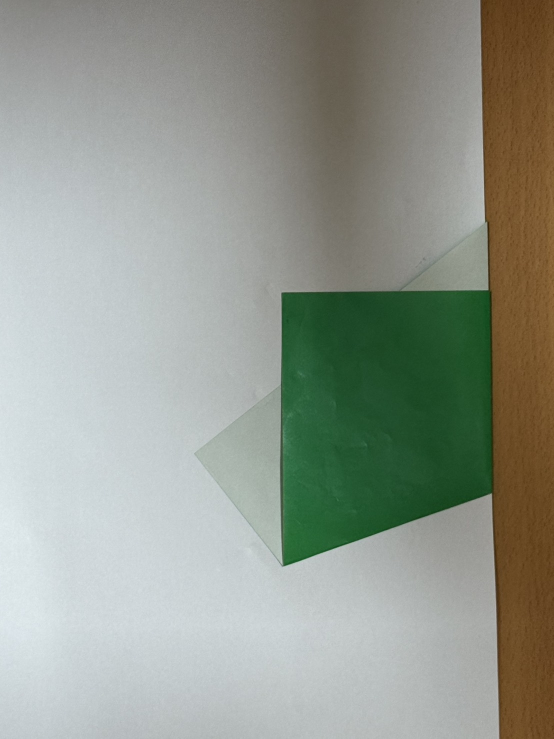
#> input picture summer_vacation/fold_paper_2/img/2.jpg, 1108 x 1477 px, found by its file name (shown at 1/2 size)
$ python PaperDetector_edge.py
#> lines starting #> are read from the running program, lines starting #| are printed output that depends on the picture; after the words box and inside, x2 and y2 are one past the last pixel; in counts of white or black regions, pixels touching at a corner belong together
import cv2
import numpy as np


class PaperDetector_edges:
    def __init__(self, image_path):
        self.image_path = image_path
        self.original = None
        self.result = None
        self.contour = None
        self.paper_region = None

    def detect_paper_by_color(self):
        image = cv2.imread(self.image_path)
#> image is the input picture: shape (1477, 1108, 3); mean B, G, R 142.7, 153.1, 147.6
        if image is None:
            print("無法讀取圖像檔案")
            return None, None, None

        # 轉換為灰度圖像
        gray = cv2.cvtColor(image, cv2.COLOR_BGR2GRAY)
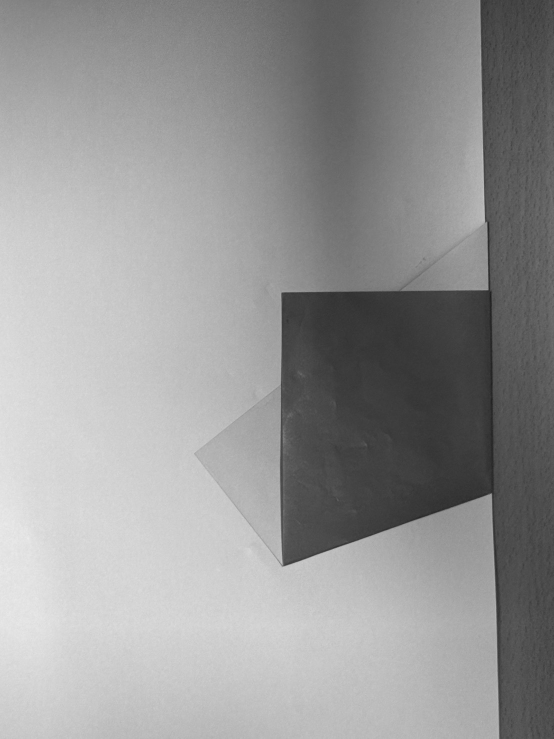
#> gray: shape (1477, 1108) (shown at 1/2 size); min 25, max 236, mean 150.3

        # 高斯模糊降噪
        blurred = cv2.GaussianBlur(gray, (5, 5), 0)

        # Canny邊緣檢測
        edges = cv2.Canny(blurred, 20, 150, apertureSize=3)
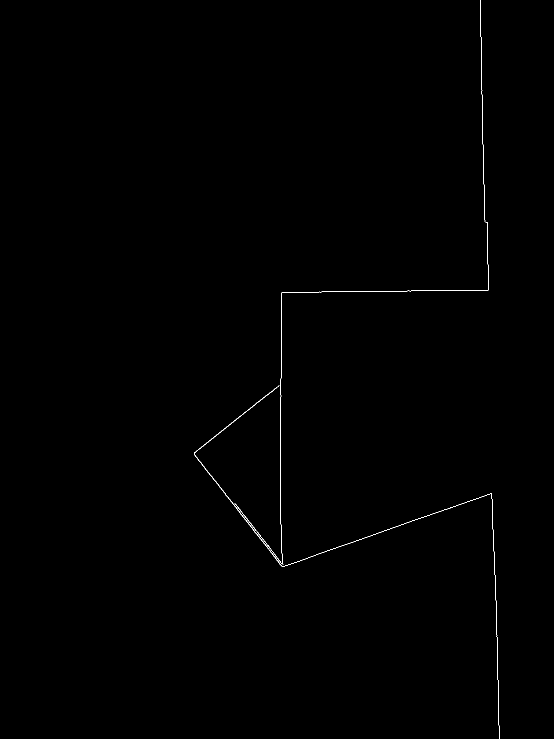
#> edges: shape (1477, 1108) (shown at 1/2 size); 0.2% white in thin lines or dots, all inside (x1, y1, x2, y2) = (388, 0, 999, 1477)

        # 形態學操作來連接斷開的邊緣
        kernel = np.ones((3, 3), np.uint8)
        edges = cv2.morphologyEx(edges, cv2.MORPH_CLOSE, kernel, iterations=2)
        edges = cv2.morphologyEx(edges, cv2.MORPH_DILATE, kernel, iterations=1)
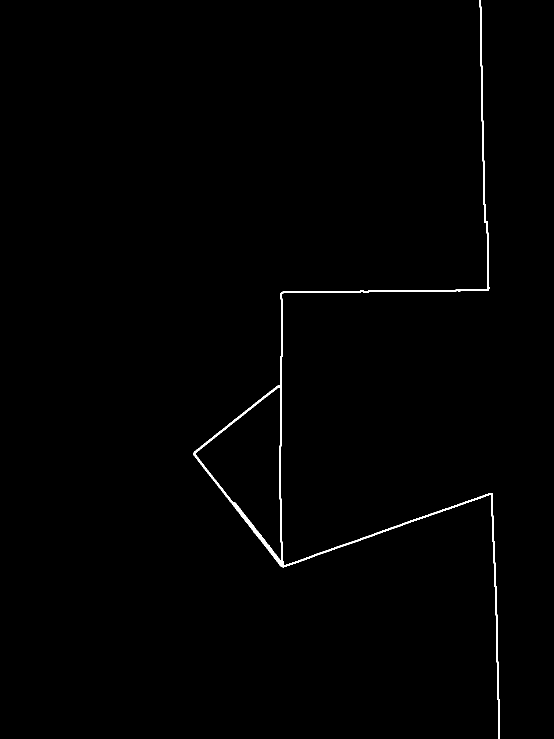
#> edges: shape (1477, 1108) (shown at 1/2 size); 0.63% white; 1 white region

        # cv2.imshow("edges", edges)
        # 尋找輪廓
        contours, _ = cv2.findContours(
            edges, cv2.RETR_EXTERNAL, cv2.CHAIN_APPROX_SIMPLE
        )
#> contours = 1 contour; box (x1, y1, x2, y2) and area: (387, 0, 1000, 1477) 37328

        # 找到最大面積的輪廓作為紙張
        paper_contour = None
        max_area = 0
        for contour in contours:
            area = cv2.contourArea(contour)
            # 設定最小面積閾值，過濾掉太小的輪廓
            if area > 1000:
                if area > max_area:
                    max_area = area
                    paper_contour = contour
#> this loop made 1 pass
#> (area, max_area) on pass 1: (37328.5, 37328.5)
#> after the loop, max_area = 37328.5; paper_contour = contour of 954 points, box (x1, y1, x2, y2) (387, 0, 1000, 1477), area 37328

        if paper_contour is not None:
            # 多邊形近似，簡化輪廓
            epsilon = 0.02 * cv2.arcLength(paper_contour, True)
#> epsilon = 104.5
            paper_contour = cv2.approxPolyDP(paper_contour, epsilon, True)
#> paper_contour = contour of 11 points, box (x1, y1, x2, y2) (387, 0, 1000, 1477), area 69774

        result_image = image.copy()
        # [18 lines of commented-out code are left out]
        self.original = image
        self.result = result_image
        self.contour = paper_contour
#> self.contour has the same summary as paper_contour
        return image, result_image, paper_contour

    def show_results(self):
        if self.original is None or self.paper_region is None:
            print("尚未有檢測結果")
            return
        original = self.original
        result = self.paper_region
        height, width = original.shape[:2]
        if width > 800:
            scale = 800 / width
            new_width = int(width * scale)
            new_height = int(height * scale)
            original_resized = cv2.resize(original, (new_width, new_height))
            # result_resized = cv2.resize(result, (new_width, new_height))
        else:
            original_resized = original
            # result_resized = result
        cv2.imshow("original_resized", original_resized)
        cv2.imshow("result", result)
        # print("按任意鍵關閉視窗...")
        cv2.waitKey(0)
        cv2.destroyAllWindows()

    def extract_paper_region(self):
        if self.original is None or self.contour is None:
            print("無法提取紙張區域")
            return None
        image = self.original
        contour = self.contour
#> contour has the same summary as paper_contour in detect_paper_by_color
        if len(contour) != 4:
            rect = cv2.minAreaRect(contour)
#> rect = ((682, 745.3), (597.9, 1476.5), -1.41)
            box = cv2.boxPoints(rect)
#> box = [[401.3, 1490.7], [365, 14.6], [962.7, -0.0913], [999, 1476]]
            contour = np.intp(box)
#> contour = [[401, 1490], [364, 14], [962, 0], [998, 1476]]
        points = contour.reshape(4, 2)
#> points = [[401, 1490], [364, 14], [962, 0], [998, 1476]]
        rect = np.zeros((4, 2), dtype=np.float32)
        s = points.sum(axis=1)
#> s = [1891, 378, 962, 2474]
        rect[0] = points[np.argmin(s)]
        rect[2] = points[np.argmax(s)]
        diff = np.diff(points, axis=1)
#> diff = [1089, -350, -962, 478]
        rect[1] = points[np.argmin(diff)]
        rect[3] = points[np.argmax(diff)]
        width_a = np.linalg.norm(rect[0] - rect[1])
        width_b = np.linalg.norm(rect[2] - rect[3])
        max_width = max(int(width_a), int(width_b))
        height_a = np.linalg.norm(rect[0] - rect[3])
        height_b = np.linalg.norm(rect[1] - rect[2])
        max_height = max(int(height_a), int(height_b))
        dst = np.array(
            [
                [0, 0],
                [max_width - 1, 0],
                [max_width - 1, max_height - 1],
                [0, max_height - 1],
            ],
            dtype=np.float32,
        )
        matrix = cv2.getPerspectiveTransform(rect, dst)
        warped = cv2.warpPerspective(image, matrix, (max_width, max_height))
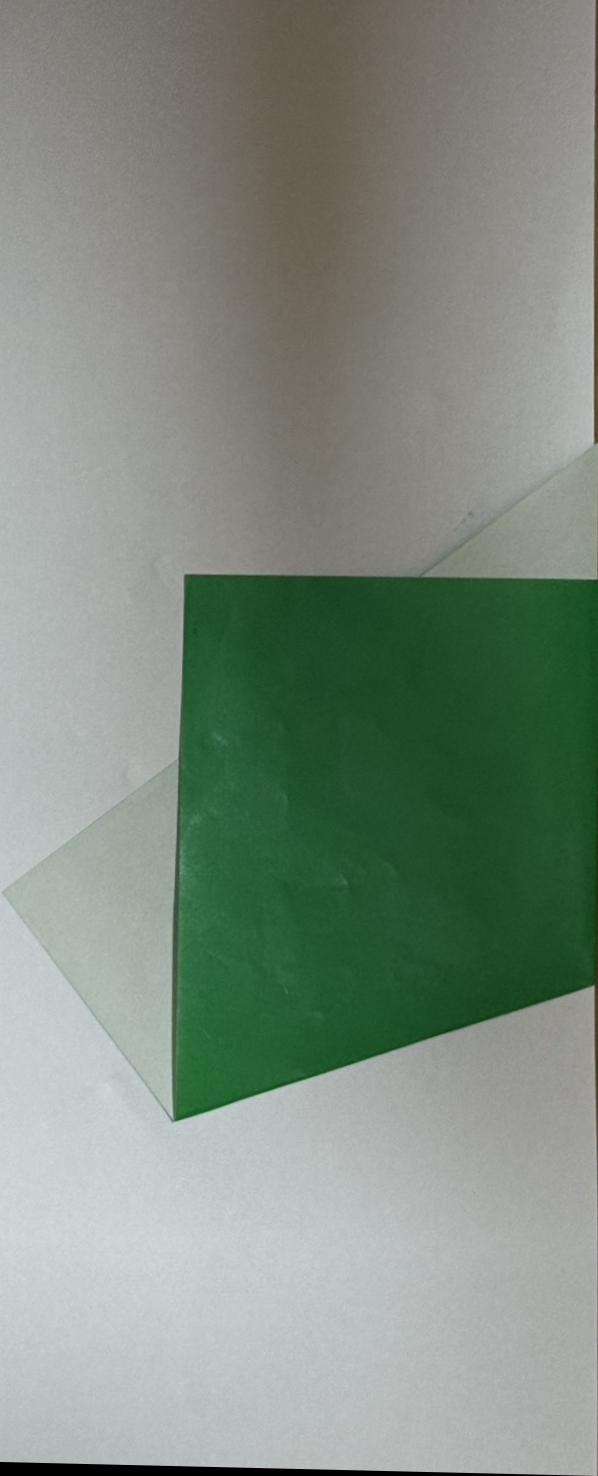
#> warped: shape (1476, 598, 3); mean B, G, R 129, 141, 128.2

        # 邊框往內修10像素
        padding = 10
        h, w = warped.shape[:2]
#> h = 1476; w = 598
        if h > 2 * padding and w > 2 * padding:  # 確保圖像足夠大才進行裁切
            warped = warped[padding : h - padding, padding : w - padding]
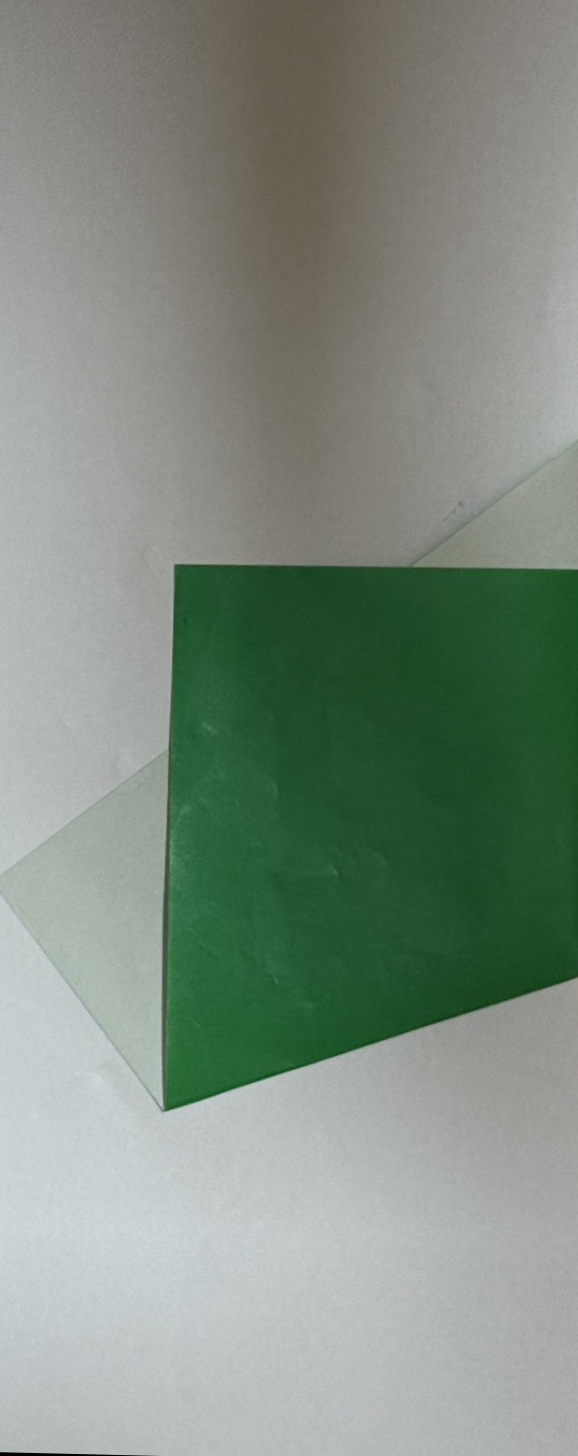
#> warped: shape (1456, 578, 3); mean B, G, R 129.1, 141.3, 128.1

        self.paper_region = warped
        return warped

    def save_results(self):
        # if self.result is not None:
        #     cv2.imwrite(f"{self.image_path}detected_paper.jpg", self.result)
        name = self.image_path.split("\\")[-1].split(".")[0]
        result_path = f"extracted\{name}_extracted_paper.jpg"
        if self.paper_region is not None:
            cv2.imwrite(result_path, self.paper_region)
        print(f"結果已儲存為 '{result_path}'")
        return result_path


if __name__ == "__main__":
    image_path = r"img/2.jpg"
    detector = PaperDetector_edges(image_path)
    detector.detect_paper_by_color()
    if detector.original is not None:
        region = detector.extract_paper_region()
        if region is not None:
            height, width = region.shape[:2]
#> height = 1456; width = 578
            if width > 600:
                scale = 600 / width
                new_width = int(width * scale)
                new_height = int(height * scale)
                region = cv2.resize(region, (new_width, new_height))
            # cv2.imshow("提取的紙張區域", region)
            # print("按任意鍵關閉視窗...")
            cv2.waitKey(0)
            cv2.destroyAllWindows()
            detector.save_results()
            detector.show_results()
#> in show_results, `original_resized = cv2.resize(original, (new_width, new_height))`:
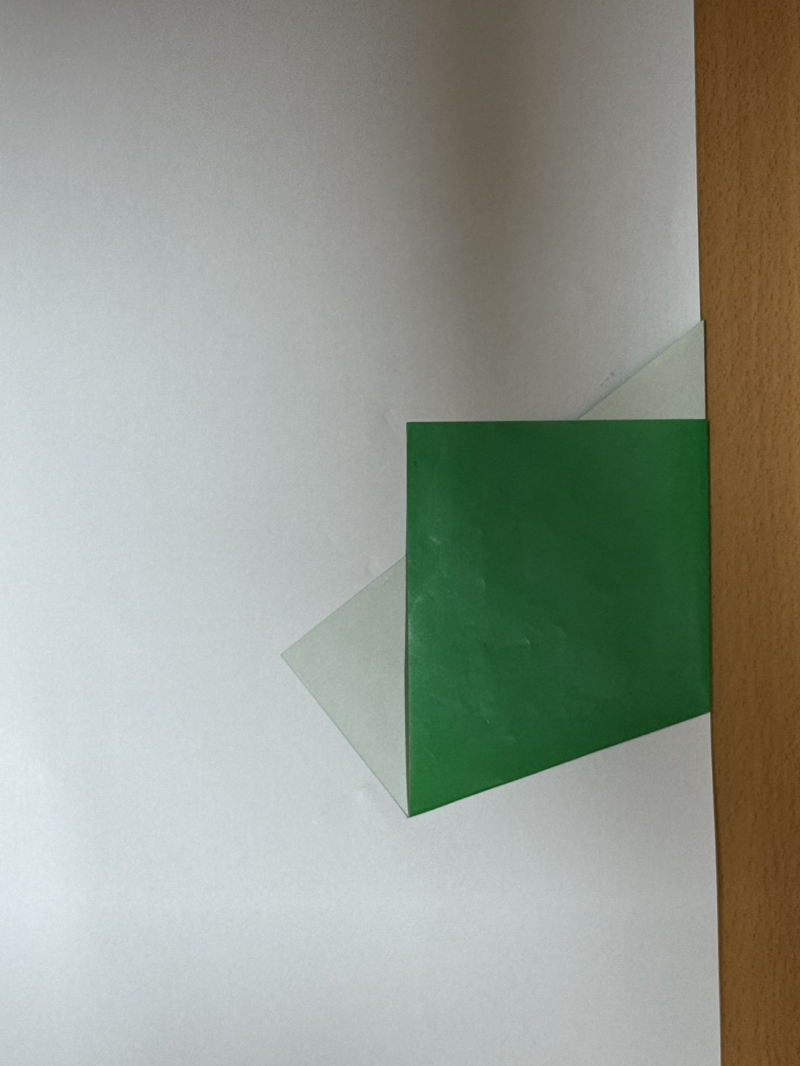
#> original_resized: shape (1066, 800, 3); mean B, G, R 142.6, 153, 147.5
